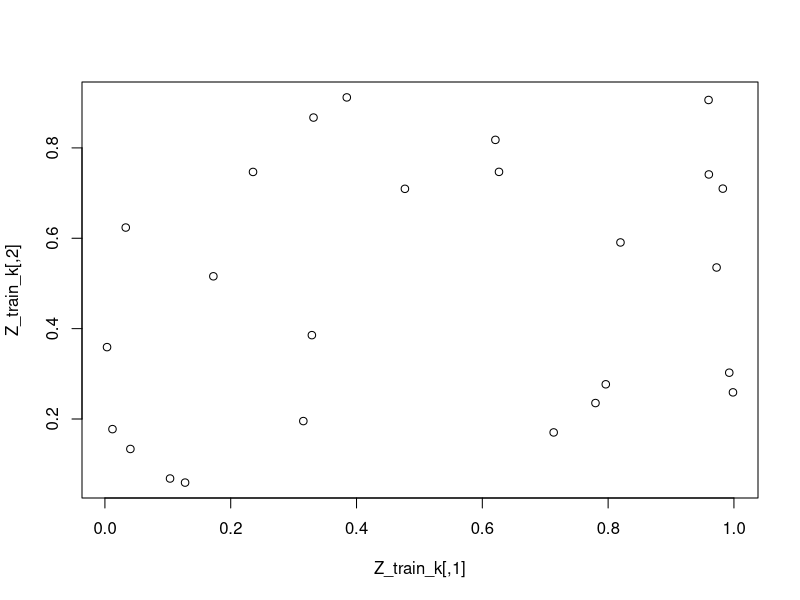

R code for this plot:
##############################
##############################
##############################
set.seed(1)
p = 5
n = 25
X = matrix(rnorm(n*p),nrow=n)
b = p:1
Y = sin(X%*%b) + rnorm(n)

nTest = 100
Xtest = matrix(rnorm(nTest*p),nrow=nTest)
Ytest = sin(Xtest%*%b) + rnorm(nTest)

#Stochastic Gradient Descent Batch Parm
miniBatchParm = 5

# Utility functions
fF = function(Z,b){
  return( Z %*% b)
}
gam_kF = function(X,alpha){
  return(X %*% alpha)
}
sigF = function(gam_k){
  return(1/(1+exp(-gam_k)))
}
d_sigF = function(gam_k){
  return(sigF(gam_k)*(1-sigF(gam_k)))
}
ellF = function(Y,f){
  return((Y - f)**2)
}
rF = function(ell){
  return( mean( ell ))
}

# NN parms:
K             = 4
nIter         = 20000
learnRate     = .02


#Step 0: Initialize
bHat          = rnorm(K)
alphaHat      = matrix(rnorm(p*K),nrow=p,ncol=K)

bHatIter      = matrix(0,nrow=nIter,ncol=K)
alphaHatIter  = array(0,c(nIter,p,K))
#Step 1
for(iter in 1:nIter){
  batch = sample(1:n,miniBatchParm,replace=FALSE)
  Z     = sigF(X[batch,] %*% alphaHat)  
  for(j in 1:p){
    for(k in 1:K){
      #Step 2a: Forward
      gam_k = gam_kF(X[batch,],alphaHat[,k])
      Z[,k] = sigF(gam_k)
      f     = fF(Z,bHat)
      ell   = ellF(Y[batch],f)
      r     = rF(ell)
      #Step 2b: Backward
      ## beta
      dell_df = -2*(Y[batch] - f)
      df_dbk  = Z[,k]
      dR_dbk   = rF( dell_df*df_dbk )
      ## alpha
      df_dZk  = bHat[k]
      dZk_dgk  = d_sigF(gam_k)
      dgk_dakj = X[batch,j]
      dR_dakj  = rF(dgk_dakj * dZk_dgk * df_dZk * dell_df )
      #Step 3a: Update beta
      bHat[k]  = bHat[k] - learnRate * dR_dbk
    }
    #Step 3b: Update alpha
    alphaHat[j,k]  = alphaHat[j,k] - learnRate * dR_dakj
  }
  bHatIter[iter,]      = bHat
  alphaHatIter[iter,,] = alphaHat
}



bHat_LS = lm(Y~X-1)$coef

Yhat_LS = Xtest %*% bHat_LS
Yhat_NN = sigF(Xtest  %*% alphaHat) %*% bHat
rF( ellF(Ytest,Yhat_LS))
rF( ellF(Ytest,Yhat_NN))

#Get a plot of the first and second hidden unit on all of the training data

Z_train_k = drop(sigF(gam_kF(X,alphaHat[,1:2])))
plot(Z_train_k)

#Which hidden unit has the largest value for the first test observations?
which.max(drop(sigF(gam_kF(Xtest[1,],alphaHat))))

